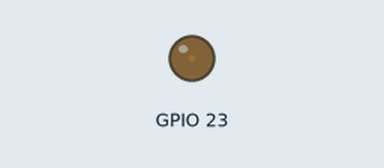
Simulated run of this sketch. Board: ESP32. On the bench: output pins drawn as LEDs (lit = HIGH).

Above: at 0.05 s.
At 1.15 s:
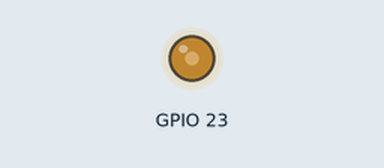
At 2.3 s:
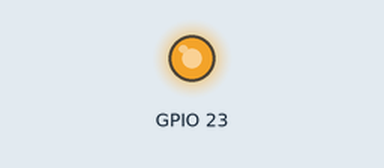
At 4.6 s:
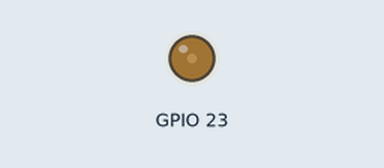
Timing chart, 0 to 6.7 s (numbered marks = the images above):
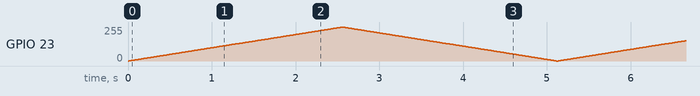

The sketch:

fading_LED.ino
```cpp
int LED = 23;
int delayTime = 10;

void setup() {
  ledcAttach(23, 5000, 8); // Set GPIO 23 to PWM
}

void loop() {
  // Fade the LED from off to full brightness
  for (int fade = 0; fade <= 255; fade++) {
    ledcWrite(LED, fade); // Increase brightness
    delay(delayTime); // Wait before next step
  }

  // Fade the LED from full brightness to off
  for (int fade = 255; fade >= 0; fade--) {
    ledcWrite(LED, fade); // Decrease brightness
    delay(delayTime); // Wait before next step
  }
}
```
